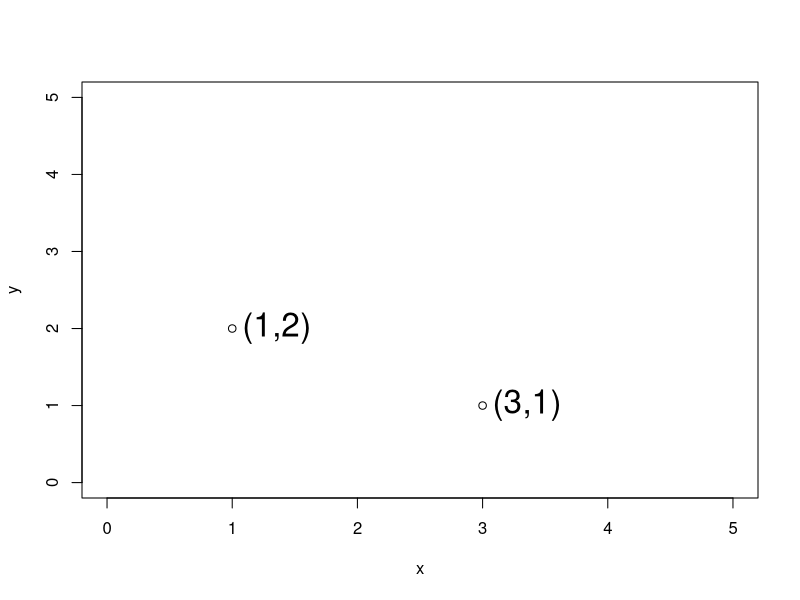

Reproduce this figure in R.
plot(1,2,xlim=c(0,5),ylim=c(0,5),xlab="x",ylab="y")
points(3,1)
text(1,2,"(1,2)",pos=4, cex=2)
text(3,1,"(3,1)",pos=4, cex=2)